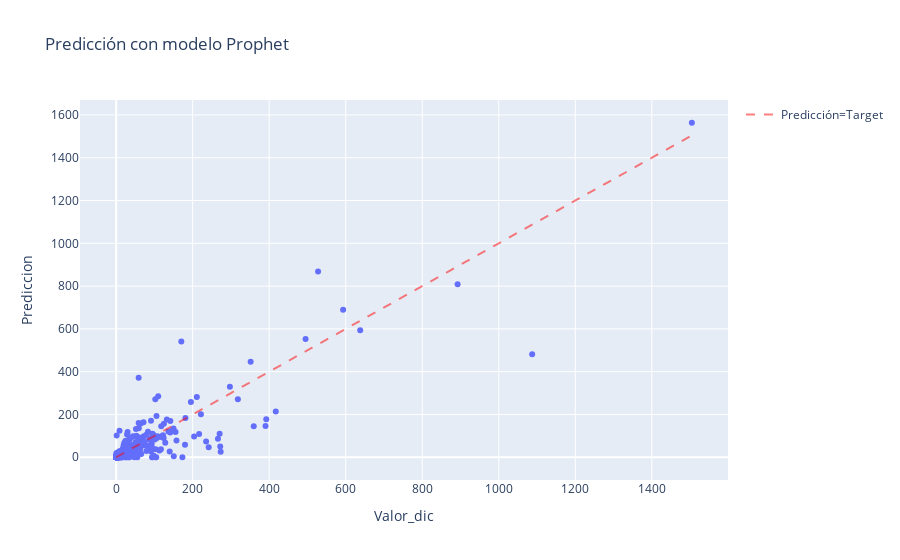

Notebook code cell kept with this figure:
### Code cell
import plotly.graph_objs as go
import plotly.express as px

# Dispersion valores dic vs prediccion
scatter = px.scatter(resultados_prophet, x='Valor_dic', y='Prediccion', title="Predicción con modelo Prophet")

# Add names to each point in the scatter plot
scatter.update_traces(
    hovertext=resultados_prophet['product_id'],
    hovertemplate='<b>Producto:%{hovertext}</b><br>Valor Diciembre: %{x}<br>Predicción: %{y}<extra></extra>',
    mode='markers'
)


# Recta de pendiente 1
line_x = np.linspace(0, max(resultados_prophet['Valor_dic']), 1000)
line_y = line_x

# Agregar línea al plot
scatter.add_trace(go.Scatter(x=line_x, y=line_y, mode='lines', name='Predicción=Target', line=dict(color='red', dash='dash', width=2),opacity=0.5))

#Guardar archivo HTML
scatter.write_html(os.path.join(carpeta_resultados, "Errores_Prophet_pred_diciembre.html"))

# Show the plot
scatter.show()

### Figure 1 — Plotly figure (JSON) as saved in the notebook; plotly's stock layout.template omitted (floating-point values rounded to 4 significant figures; data arrays with more than 128 entries replaced by an {"elided": "..."} marker saying what was removed)
{"data": [{"hovertemplate": "<b>Producto:%{hovertext}</b><br>Valor Diciembre: %{x}<br>Predicción: %{y}<extra></extra>", "hovertext": {"elided": "780 int values"}, "legendgroup": "", "marker": {"color": "#636efa", "symbol": "circle"}, "mode": "markers", "name": "", "orientation": "v", "showlegend": false, "type": "scatter", "x": {"elided": "780 float values"}, "xaxis": "x", "y": {"elided": "780 float values"}, "yaxis": "y"}, {"line": {"color": "red", "dash": "dash", "width": 2}, "mode": "lines", "name": "Predicción=Target", "opacity": 0.5, "type": "scatter", "x": {"elided": "1000 float values"}, "y": {"elided": "1000 float values"}}], "layout": {"autosize": true, "legend": {"tracegroupgap": 0}, "title": {"text": "Predicción con modelo Prophet"}, "xaxis": {"anchor": "y", "autorange": true, "domain": [0, 1], "range": [-89.98, 1595.0], "title": {"text": "Valor_dic"}, "type": "linear"}, "yaxis": {"anchor": "x", "autorange": true, "domain": [0, 1], "range": [-129.0, 1693.0], "title": {"text": "Prediccion"}, "type": "linear"}}}
